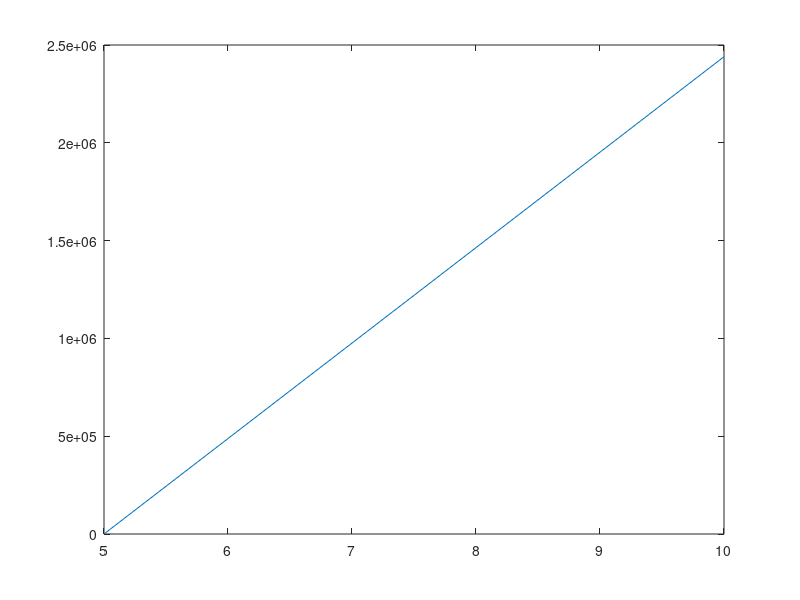

The MATLAB script that drew this image:
clear all
clc
f=@(x,y)(2*y/x)+(x.^2)*(e.^x); %Write your f(x,y) function, where dy/dx=f(x,y), x(x0)=y0.
fsol = @(x)(x.^2)*(e.^(x)-e);   % solucion a la ecuacion diferencial

x0=input('\n Enter initial value of x i.e. x0: '); %example x0=0
y0=input('\n Enter initial value of y i.e. y0: '); %example y0=0.5
xn=input('\n Enter the final value of x: ');% where we need to find the value of y example x=2
h=input('\n Enter the step length h: '); %example h=0.2


a=xn-x0;
l=a/h;
Yvect=zeros(1,l+1);
Xvect=zeros(1,l+1);
Yvect(1,1)=y0;
Xvect(1,1)=x0;

fprintf('\n x        y(R-K 4to ord)     y(analitica))        f(analitica)-y(R-K)'); 

i=2;
while x0<=xn
    fprintf('\n%4.5f   %4.5f               %4.5f             %4.7f',x0,y0,fsol(x0), fsol(x0)-y0);%values of x and y
    K1=h*f(x0,y0);
    K2=h*f(x0+0.5*h, y0+0.5*K1);
    K3=h*f(x0+0.5*h, y0+0.5*K2);
    K4=h*f(x0+h, y0+K3);
    y0=y0+(1/6)*(K1+2*K2+2*K3+K4);
    Yvect(1,i)=y0;
    x0=x0+h;
    Xvect(1,i)=x0;
    i=i+1;
end
plot(Xvect, Yvect)